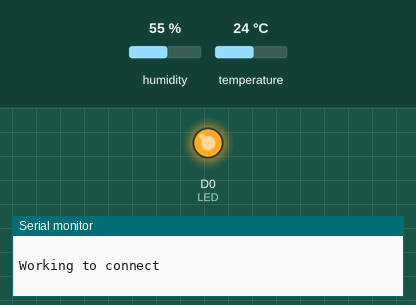
The sketch below on a simulated ESP8266 (NodeMCU). Shown: output pins drawn as LEDs (lit = HIGH), the last lines printed to the serial monitor. The inputs (shaded band) are chosen by the test bench; at power-on: humidity 55 %, temperature 24 °C. WiFi joins after 1.5 s; servers stay silent unless stated.

Above: at 0.1 s.
At 1.6 s:
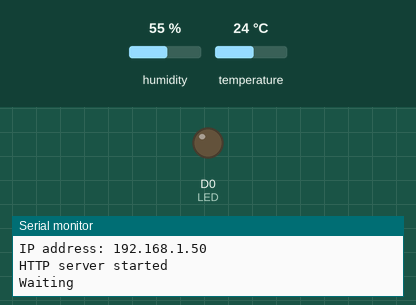
Timing chart, 0 to 3.1 s (numbered marks = the images above):
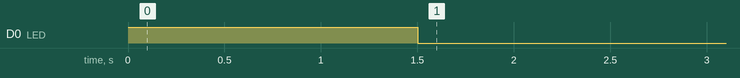

The sketch:

nodemcu-temp-monitor.ino
```cpp
#include <ESP8266WiFi.h>
#include <WiFiClient.h>
#include <ESP8266WebServer.h>
#include <DHT.h>

#define DHTTYPE DHT22
#define DHTPIN  D1
#define LED D0

const char* ssid = "";
const char* password = "";
const char* ts_server = "api.thingspeak.com";
String apiKey = "APIKEY";

ESP8266WebServer server(80);

DHT dht(DHTPIN, DHTTYPE, 11); // 11 works fine for ESP8266

WiFiClient client;

float humidity, temp_c;  // Values read from sensor
String webString="";     // String to display
unsigned long previousMillis = 0;        // will store last temp was read
const long interval = 2000, pushInterval=20000;

void handle_root() {
  server.send(200, "text/plain", "Hello from nodemcu, read from /temp or /humidity");
  delay(100);
}

int getTemperature() {
  unsigned long currentMillis = millis();

  if(currentMillis - previousMillis >= interval) {
    // save the last time you read the sensor
    previousMillis = currentMillis;

    // Reading temperature for humidity takes about 250 milliseconds!
    // Sensor readings may also be up to 2 seconds 'old' (it's a very slow sensor)
    humidity = dht.readHumidity();          // Read humidity (percent)
    temp_c = dht.readTemperature();     // Read temperature as Centigrade

    if(temp_c > 1000 || humidity > 100){
      Serial.println("ERRORL: Sensor data out of bounds!");
      return -1;
    }
    // Check if any reads failed and exit early (to try again).
    if (isnan(humidity) || isnan(temp_c)) {
      Serial.println("ERROR: Failed to read from DHT sensor!");
      return -1;
    }
    return 1;
  }
}

void handle_temp() {
  getTemperature();
  webString="Temperature: "+String((int)temp_c)+" C";
  server.send(200, "text/plain", webString);
}

void handle_humidity() {
  getTemperature();
  webString="Humidity: "+String((int)humidity)+"%";
  server.send(200, "text/plain", webString);
}

void setup(void)
{
  Serial.begin(115200);  // Serial connection from ESP-01 via 3.3v console cable
  dht.begin();           // initialize temperature sensor

  pinMode(LED, OUTPUT);
  digitalWrite(LED, HIGH);

  // Connect to WiFi network
  WiFi.begin(ssid, password);
  Serial.print("\n\r \n\rWorking to connect");

  // Wait for connection
  while (WiFi.status() != WL_CONNECTED) {
    delay(500);
    Serial.print(".");
  }
  digitalWrite(LED, LOW);
  Serial.println("");
  Serial.println("NodeMCU temperature monitor");
  Serial.print("Connected to ");
  Serial.println(ssid);
  Serial.print("IP address: ");
  Serial.println(WiFi.localIP());

  server.on("/", handle_root);

  server.on("/temp", handle_temp);

  server.on("/humidity", handle_humidity);

  server.begin();
  Serial.println("HTTP server started");
}

void loop(void)
{
  server.handleClient();
  if(getTemperature() > 0){
    if (client.connect(ts_server,80)) {
      getTemperature();
      String postStr = apiKey;
      postStr +="&field1=";
      postStr += String((int)temp_c);
      postStr +="&field2=";
      postStr += String((int)humidity);
      postStr += "\r\n\r\n";

      client.print("POST /update HTTP/1.1\n");
      client.print("Host: api.thingspeak.com\n");
      client.print("Connection: close\n");
      client.print("X-THINGSPEAKAPIKEY: "+apiKey+"\n");
      client.print("Content-Type: application/x-www-form-urlencoded\n");
      client.print("Content-Length: ");
      client.print(postStr.length());
      client.print("\n\n");
      client.print(postStr);

      Serial.print("Temperature: ");
      Serial.print(temp_c);
      Serial.print(" degrees Celcius Humidity: ");
      Serial.print(humidity);
      Serial.println("% send to Thingspeak");
    }
    client.stop();
  }
  Serial.println("Waiting");
  delay(pushInterval);
}
```
